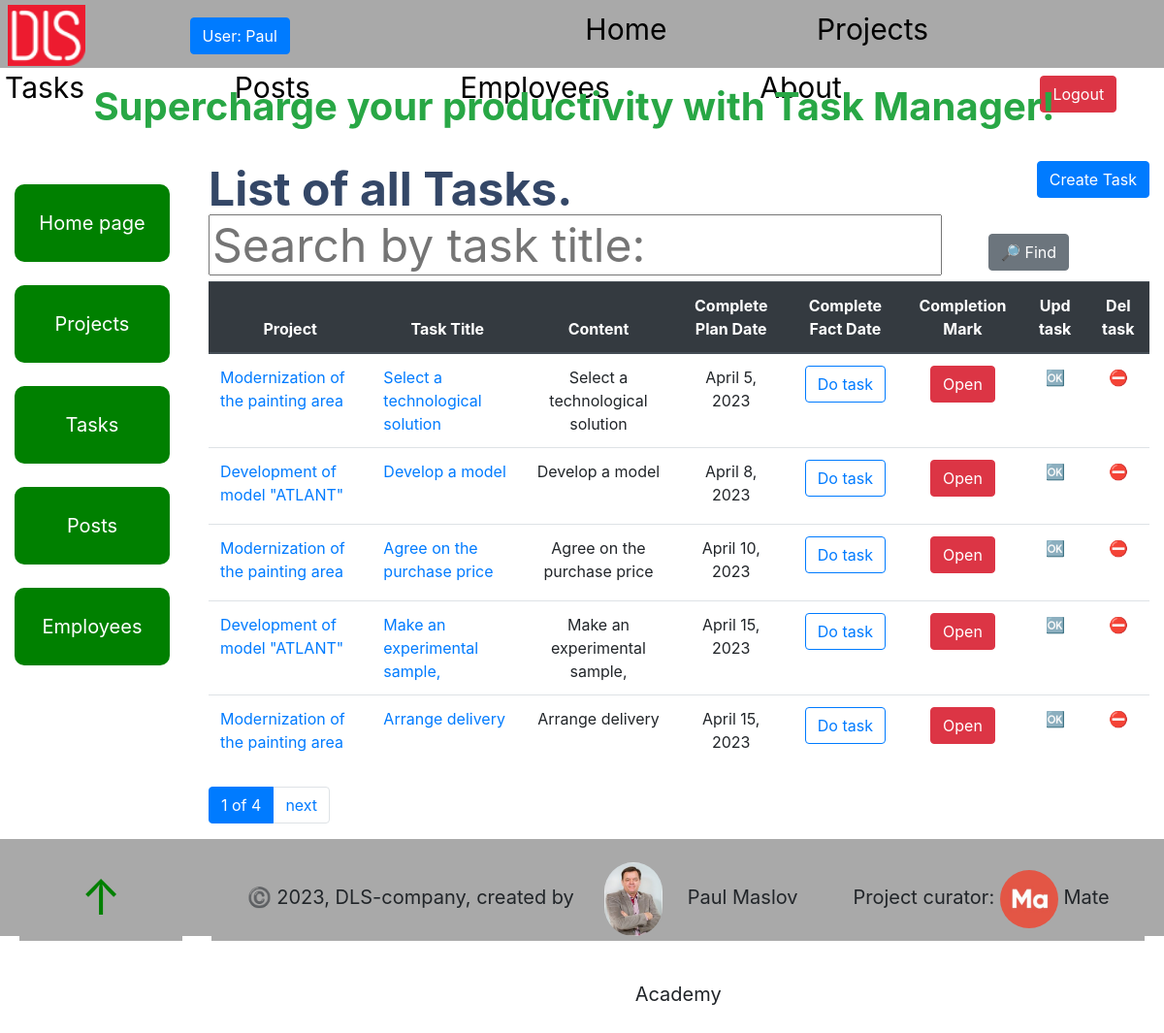
Before: /tasks/ (signed in) with the older database file.
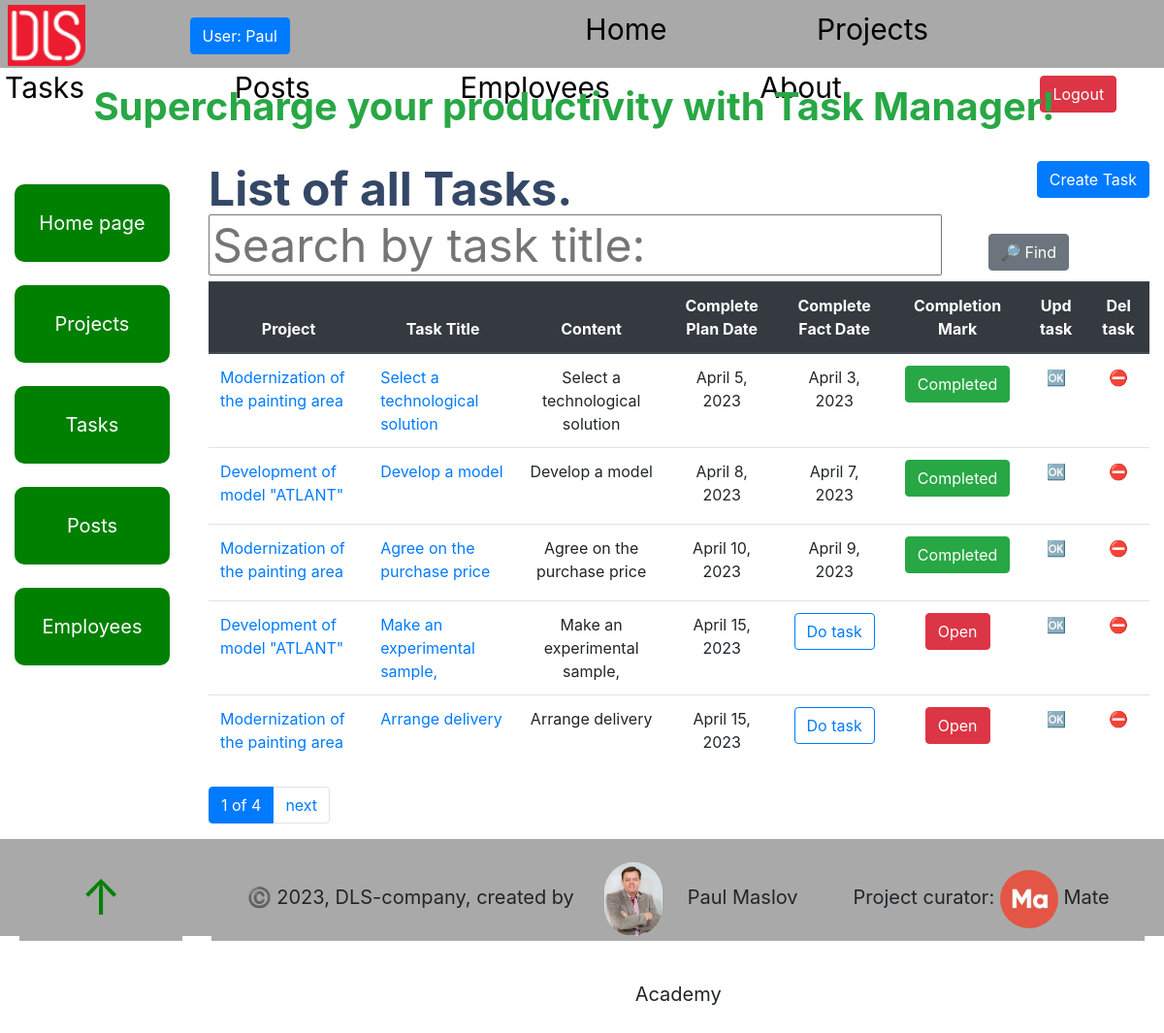
After: the same page with the newer database file.
### task_manager/models.py (models this page shows, shortened)
class Employee(AbstractUser, ModelMeta):
    photo = models.ImageField(upload_to="static/foto_users/", blank=True)
    position = models.ForeignKey(
        Position,
        null=True,
        blank=True,
        on_delete=models.CASCADE,
        related_name="employees"
    )
    class Meta:
        ordering = ["username"]
        verbose_name = "employee"
        verbose_name_plural = "employees"
    _metadata = {
           'photo': 'get_meta_photo',
    }

class Task(models.Model):
    PRIORITY_CHOICES = (
        ("A", "Urgent"),
        ("B", "No_delay"),
        ("C", "Need"),
    )
    name = models.CharField(max_length=255)
    description = models.TextField(null=True, blank=True)
    created_time = models.DateTimeField(auto_now_add=True)
    deadline = models.DateField(null=True, blank=True)
    fact_date = models.DateField(null=True, blank=True)
    is_completed = models.BooleanField()
    priority = models.CharField(
        max_length=1,
        choices=PRIORITY_CHOICES,
        default="B"
    )
    project = models.ForeignKey(
        Project,
        on_delete=models.CASCADE,
        related_name="task"
    )
    assignees = models.ManyToManyField(Employee, related_name="task")
    class Meta:
        ordering = ["deadline", "priority"]

class Project(models.Model):
    name = models.CharField(max_length=255)
    description = models.TextField(null=True, blank=True)
    created_time = models.DateTimeField(auto_now_add=True)
    deadline = models.DateField(null=True, blank=True)
    fact_date = models.DateField(null=True, blank=True)
    is_completed = models.BooleanField()
    owner = models.ForeignKey(
        Employee,
        on_delete=models.CASCADE,
        related_name="project",
    )
    team = models.ForeignKey(
        Team,
        on_delete=models.CASCADE,
    )
    project_type = models.ForeignKey(
        ProjectType,
        on_delete=models.CASCADE,
    )
    class Meta:
        ordering = ["deadline"]

### task_manager/views.py (the view)
# urls.py: path("tasks/", TaskListView.as_view(), name="task-list"),
class TaskListView(LoginRequiredMixin, generic.ListView):
    model = Task
    paginate_by = 5
    queryset = Task.objects.select_related(
        "project"
    ).prefetch_related("assignees").order_by("deadline")
    success_url = reverse_lazy("task_manager:task-list")
    def get_context_data(self, *, object_list=None, **kwargs):
        context = super(TaskListView, self).get_context_data(**kwargs)
        name = self.request.GET.get("name", "")
        context["search_form"] = TaskSearchForm(
            initial={"name": name}
        )
        return context
    def get_queryset(self):
        queryset = Task.objects.all()
        form = TaskSearchForm(self.request.GET)
        if form.is_valid():
            return queryset.filter(
                name__icontains=form.cleaned_data["name"]
            )
        return queryset

### task_manager/forms.py
class TaskSearchForm(forms.Form):
    name = forms.CharField(
        max_length=70,
        required=False,
        label="",
        widget=forms.TextInput(attrs={"placeholder": "Search by task title:"})
    )

### task_manager/templatetags/query_transform.py (called while the page is built)
@register.simple_tag
def query_transform(request, **kwargs):
    updated = request.GET.copy()
    for key, value in kwargs.items():
        if value is not None:
            updated[key] = value
        else:
            updated.pop(key, 0)
    return updated.urlencode()

### templates/task_manager/task_list.html
{% extends "base.html" %}
{% block content %}
  <h1>
    <strong>List of all Tasks.</strong>
    <a
      class="btn btn-primary"
      style="float: right"
      href="{% url 'task_manager:task-create' %}">
      Create Task
    </a>
    <span>
      {% block search %}
        {% include "includes/search.html" %}
      {% endblock %}
    </span>
  </h1>
  <table class="table">
    <thead class="thead-dark">
      <tr class="text-center">
        <th scope="col">Project</th>
        <th scope="col">Task Title</th>
        <th scope="col">Content</th>
        <th scope="col">Complete Plan Date</th>
        <th scope="col">Complete Fact Date</th>
        <th scope="col">Completion Mark</th>
        <th scope="col">Upd task</th>
        <th scope="col">Del task</th>
      </tr>
    </thead>
    <tbody>
      {% for task in task_list %}
      <tr>
        <td><a href="{% url 'task_manager:project-detail' pk=task.project.id %}">{{ task.project.name }}</a></td>
        <td><a href="{% url 'task_manager:task-detail' pk=task.id %}">{{ task.name }}</a></td>
        <td class="text-center">{{ task.description }}</td>
        <td class="text-center">{{ task.deadline }}</td>
        <td class="text-center">
          {% if task.fact_date %}
            {{ task.fact_date }}
            {% else %}
            <a href="{% url 'task_manager:task-detail' pk=task.id %}" class="btn btn-outline-primary">Do task</a>
         {% endif %}
        </td>
        <td class="text-center">
          {% if task.is_completed %}
            <p class="btn btn-success">Completed</p>
            {% else %}
            <p class="btn btn-danger">Open</p>
          {% endif %}
        </td>
        <td class="text-center">
          <a href="{% url 'task_manager:task-update' pk=task.id %}">
            🆗
          </a>
        </td>
        <td class="text-center">
          <a href="{% url 'task_manager:task-delete' pk=task.id %}">
            ⛔️
          </a>
        </td>
      </tr>
      {% endfor %}
    </tbody>
  </table>
{% endblock %}

### templates/base.html (shortened to what this page needs)
<!DOCTYPE html>
<html lang="en">
{% load static %}
  <link rel="stylesheet"
      href="https://cdn.jsdelivr.net/npm/bootstrap@4.5.3/dist/css/bootstrap.min.css"
>
  <link
    rel="stylesheet"
    href="https://cdn.jsdelivr.net/npm/swiper@9/swiper-bundle.min.css"
  />
  <link rel="stylesheet" href="{% static 'css/styles.css' %}">
</head>
<body id="page-top">
  <div class="header">
    {% block navigation %}
      {% include "includes/navigation.html" %}
    {% endblock %}
  </div>
  <div class="main">
    <blockquote class="text-center mr-3 text-success">
      <p class="banner"><strong>Supercharge your productivity with Task Manager!</strong></p>
    </blockquote>
    <div class="container-fluid">
      <div class="row">
        <div class="col-sm-2">
          {% block sidebar %}
            {% include "includes/sidebar.html" %}
          {% endblock %}
        </div>
        <div class="col-sm-10">
          {% block content %}{% endblock %}
          {% block pagination %}
            {% include "includes/pagination.html" %}
          {% endblock %}
        </div>
      </div>
    </div>
  </div>
  <div class="footer">
    {% block footer %}
      {% include "includes/footer.html" %}
    {% endblock %}
  </div>
</body>
</html>

### templates/includes/navigation.html
{% load static %}
  <span class="logo">
    <a href="https://dls.ua/">
      <img src="{% static 'images/logodls.png'%}" alt="DLS logo">
    </a>
  </span>
   {% if user.is_authenticated %}
     <a
       class="login btn btn-primary"
       href="{% url 'task_manager:employee-detail' pk=user.id %}">
       User: {{ user.username }}
     </a>
     <div class="nav">
       <a class="nav__link" href="{% url 'task_manager:index' %}">Home</a>
       <a class="nav__link" href="{% url 'task_manager:project-list' %}">Projects</a>
       <a class="nav__link" href="{% url 'task_manager:task-list' %}">Tasks</a>
       <a class="nav__link" href="{% url 'task_manager:post-list' %}">Posts</a>
       <a class="nav__link" href="{% url 'task_manager:employee-list' %}">Employees</a>
       <a class="nav__link" href="{% url 'task_manager:about' %}">About</a>
     </div>
     <a class="btn btn-danger" href="{% url 'logout' %}">Logout</a>
   {% else %}
      <a class="login btn btn-success" href="{% url 'login' %}">Login</a>
      <div class="nav">
        <a class="nav__link" href="{% url 'task_manager:index' %}">Home</a>
        <a class="nav__link" href="{% url 'task_manager:about' %}">About</a>
      </div>
   {% endif %}

### templates/includes/sidebar.html
<ul class="sidebar-nav">
  <li>
    <a class="sidebar-button"
      href="{% url 'task_manager:index' %}" >
      Home page
    </a>
  </li>
  <br>
  <li>
    <a class="sidebar-button"
      href="{% url 'task_manager:project-list' %}">
      Projects
    </a>
  </li>
  <br>
  <li>
    <a class="sidebar-button"
      href="{% url 'task_manager:task-list' %}">
      Tasks
    </a>
  </li>
  <br>
  <li>
    <a class="sidebar-button"
      href="{% url 'task_manager:post-list' %}">
      Posts
    </a>
  </li>
  <br>
  <li>
    <a class="sidebar-button"
      href="{% url 'task_manager:employee-list' %}">
      Employees
    </a>
  </li>
</ul>

### templates/includes/search.html
{% load crispy_forms_filters %}
<form action="" method="get" style="height: 50px" class="form-check-inline" novalidate>
  {{ search_form.as_p }} &emsp;
  <input type="submit" value="🔎 Find" class="btn btn-secondary">
</form>
<br>

### templates/includes/pagination.html (shortened to what this page needs)
{% load query_transform %}
{% if is_paginated %}
  <ul class="pagination">
    <li class="page-item active">
      <span class="page-link">{{ page_obj.number }} of {{ paginator.num_pages }}</span>
    </li>
    {% if page_obj.has_next %}
      <li class="page-item">
        <a href="?{% query_transform request page=page_obj.next_page_number %}" class="page-link">next</a>
      </li>
    {% endif %}
  </ul>
{% endif %}

### templates/includes/footer.html
{% load static %}
<div class="container-fluid">
  <div class="row">
    <div class="col-sm-2">
      <div class="footer">
        <a href="#page-top" class="scrollTop__link">&uarr;</a>
      </div>
    </div>
    <div class="col-sm-10">
      <div class="footer">
        ©️ 2023, DLS-company, created by &emsp;
        <span>
           <img src="{% static 'foto_users/paul_maslov.jpg'%}" alt="My Photo">
        </span>
        &emsp;Paul Maslov &emsp; &emsp; Project curator:
        <span>
          <a href="https://mate.academy/ru">
            <img src="{% static 'images/logo MA.jpg'%}" alt="MA logo">
          </a>
        </span>
        Mate Academy
      </div>
    </div>
  </div>
</div>

### static/css/styles.css (style rules this page uses)
html { scroll-behavior: smooth; }
body { margin: 0; padding: 0; box-sizing: border-box; --header-height: 70px; --footer-height: 100px; --button-height: 100px; --button-width: 100px; --bs-blue: #63B3ED; --bs-indigo: #596CFF; --bs-purple: #6f42c1; --bs-pink: #d63384; --bs-red: #F56565; --bs-orange: #fd7e14; --bs-yellow: #FBD38D; --bs-green: #81E6D9; --bs-teal: #20c997; --bs-cyan: #0dcaf0; --bs-white: #fff; --bs-gray: #6c757d; --bs-gray-dark: #343a40; --bs-gray-100: #f8f9fa; --bs-gray-200: #f0f2f5; --bs-gray-300: #dee2e6; --bs-gray-400: #ced4da; --bs-gray-500: #adb5bd; --bs-gray-600: #6c757d; --bs-gray-700: #495057; --bs-gray-800: #343a40; --bs-gray-900: #212529; --bs-primary: #e91e63; --bs-secondary: #7b809a; --bs-success: #4CAF50; --bs-info: #1A73E8; --bs-warning: #fb8c00; --bs-danger: #F44335; --bs-light: #f0f2f5; --bs-dark: #344767; --bs-primary-rgb: 233, 30, 99; --bs-secondary-rgb: 123, 128, 154; --bs-success-rgb: 76, 175, 80; --bs-info-rgb: 26, 115, 232; --bs-warning-rgb: 251, 140, 0; --bs-danger-rgb: 244, 67, 53; --bs-light-rgb: 240, 242, 245; --bs-dark-rgb: 52, 71, 103; --bs-white-rgb: 255, 255, 255; --bs-black-rgb: 0, 0, 0; --bs-body-color-rgb: 123, 128, 154; --bs-body-bg-rgb: 255, 255, 255; --bs-font-sans-serif: "Roboto", Helvetica, Arial, sans-serif; --bs-font-monospace: SFMono-Regular, Menlo, Monaco, Consolas, "Liberation Mono", "Courier New", monospace; --bs-gradient: linear-gradient(180deg, rgba(255, 255, 255, 0.15), rgba(255, 255, 255, 0)); --bs-body-font-family: var(--bs-font-sans-serif); --bs-body-font-size: 1rem; --bs-body-font-weight: 400; --bs-body-line-height: 1.5; --bs-body-color: #7b809a; --bs-body-bg: #fff; --bs-border-width: 1px; --bs-border-style: solid; --bs-border-color: #dee2e6; --bs-border-color-translucent: rgba(0, 0, 0, 0.175); --bs-border-radius: 0.375rem; --bs-border-radius-sm: 0.125rem; --bs-border-radius-lg: 0.5rem; --bs-border-radius-xl: 0.75rem; --bs-border-radius-2xl: 1rem; --bs-border-radius-pill: 50rem; --bs-heading-color: #344767; --bs-link-color: #e91e63; --bs-link-hover-color: #e91e63; --bs-code-color: #d63384; --bs-highlight-bg: #fcf8e3; }
.main { min-height: calc( 100vh - var(--header-height) - var(--footer-height) ); }
.header { height: var(--header-height); padding: 5px; text-align: left; background-color: darkgray; }
.nav { margin-right: 50px; display: inline; }
.nav__link { margin-right: 150px; display: inline-block; font-size: 30px; color: black; text-decoration: burlywood; }
.logo { margin-right: 100px; padding: 3px; }
.logo img { width: 80px; }
.login { margin-right: 300px; }
.banner { padding: 10px; font-size: 40px; }
.footer { padding: 5px; height: var(--footer-height); line-height: 100px; font-size: 20px; background-color: darkgrey; text-align: center; }
.footer img { width: 60px; border-radius: 30px; }
blockquote { font-size: 20px; }
.sidebar-nav { margin-bottom: 100px; padding: 60px; display: inline; list-style: none; text-align: left; }
.sidebar-button { height: 80px; width: 160px; line-height: 80px; font-size: 20px; color: white; display: inline-block; background-color: green; border-radius: 10px; text-align: center; }
.scrollTop__link { font-size: 50px; color: green; }
h1, .h1, h2, .h2, h3, .h3, h4, .h4, h5, .h5, h6, .h6 { margin-top: 0; margin-bottom: 0.3rem; font-weight: 400; line-height: 1.2; color: var(--bs-heading-color); }
h1, .h1 { font-size: calc(1.425rem + 2.1vw); }

Changed rows visible on the page:
changed Task "Select a technological solution": fact_date (not shown) → "April 3, 2023"; is_completed "Open" → "Completed"; no longer shows "Do task"
changed Task "Develop a model": fact_date (not shown) → "April 7, 2023"; is_completed "Open" → "Completed"; no longer shows "Do task"
changed Task "Agree on the purchase price": fact_date (not shown) → "April 9, 2023"; is_completed "Open" → "Completed"; no longer shows "Do task"
